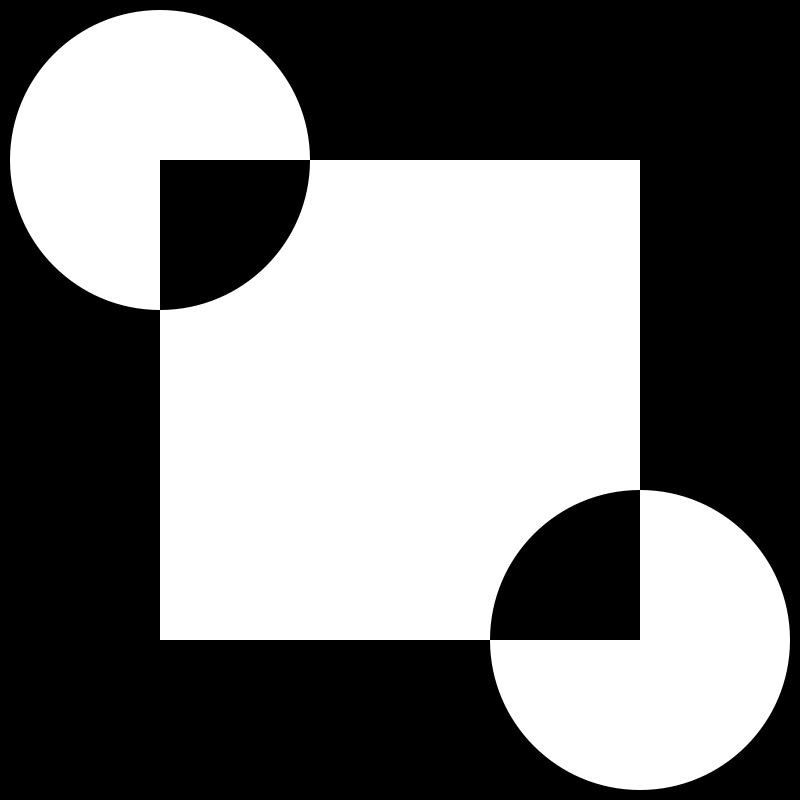
Frame 1 (no input)
Frame 60 (the mouse pressed at the canvas centre just before this capture): identical to frame 1, image omitted
Frame 120 (the mouse held since frame 60 and released just before this capture): identical to frame 1, image omitted

The Processing sketch that drew this single still picture (run headless with seeded random() and noise(); from frame 60 on, the mouse is pressed at the canvas centre):

// Processing sketch: Sketch_09
// ── Sketch_09.pde
void setup() 
{
    size(800,800);
    rectMode(CENTER);
    noStroke();
}

void draw() 
{
    background(0);
    translate(width / 2, height / 2);

    push();
        fill (255);
        rect(0, 0, width * 0.6, height * 0.6);
    pop();

    push();
        blendMode(DIFFERENCE);
        ellipse(width * 0.3, height * 0.3, 300, 300);
        ellipse(0-width*0.3, 0-height *0.3, 300, 300);
    pop();

    save("frame.png");
}
